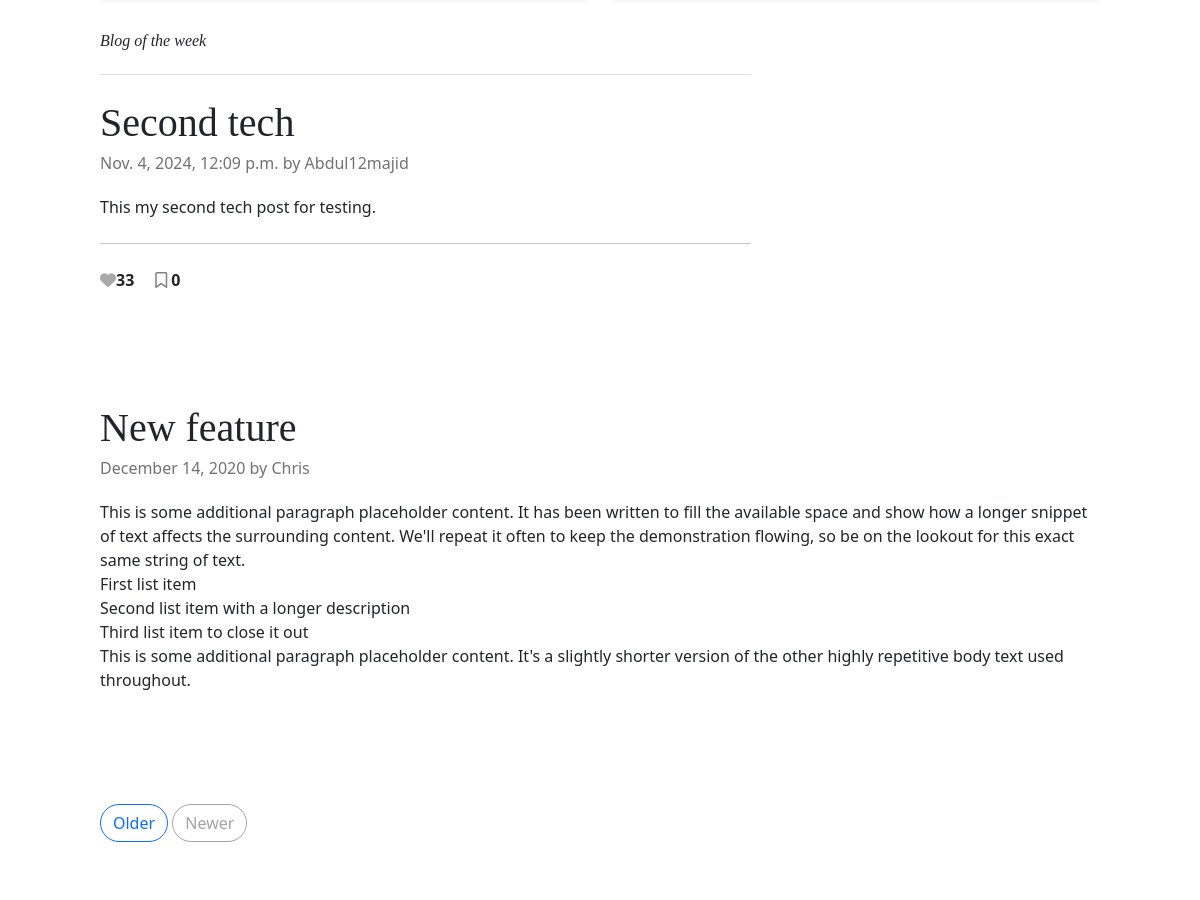
The app's page / (signed in, middle part), older data.
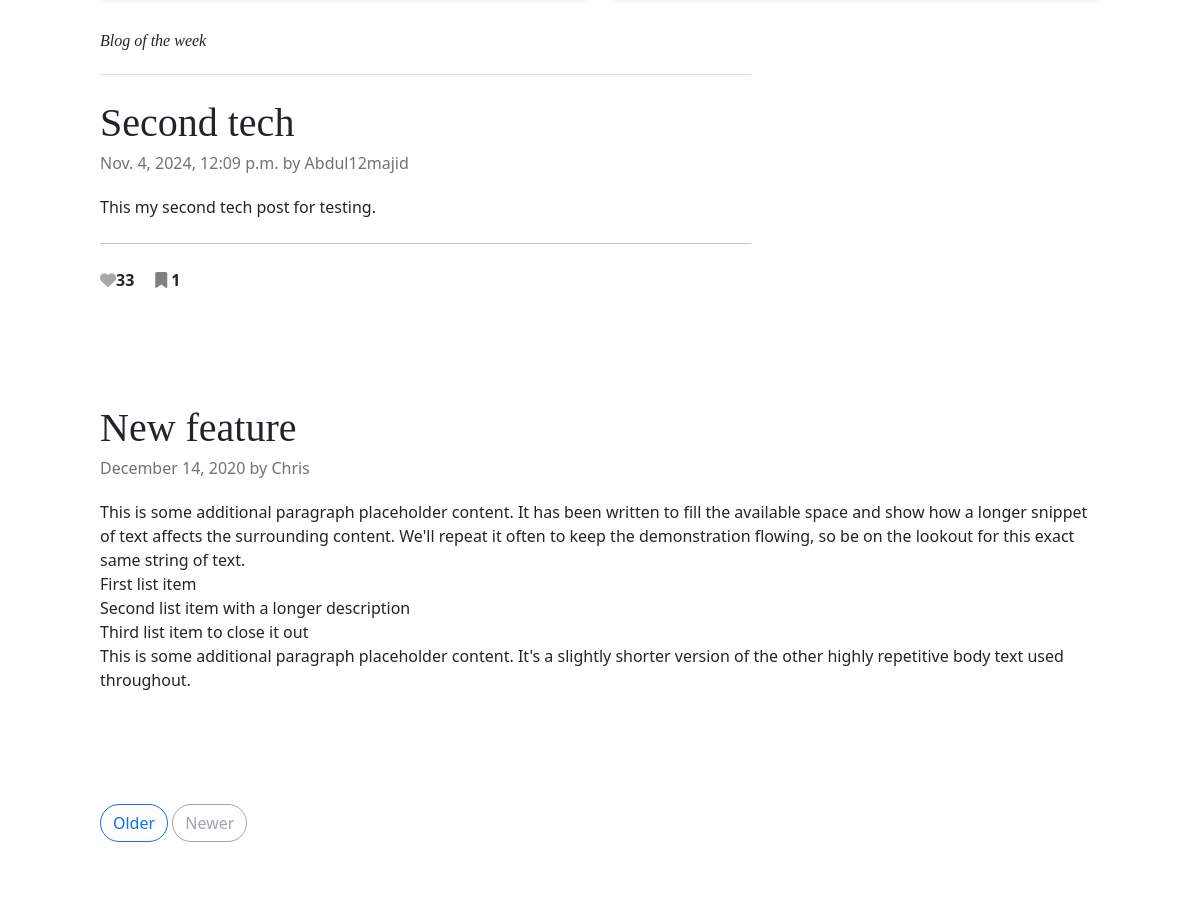
The same page, newer data.
### blog_app/models.py (models this page shows, shortened)
class Post(models.Model):
	id = models.UUIDField(primary_key=True, default=uuid.uuid4, editable=False)
	title = models.CharField(max_length=200)
	slug = models.SlugField(max_length=200, unique=True)
	author = models.ForeignKey(User, on_delete=models.CASCADE)
	content = models.TextField()
	created_at = models.DateTimeField(auto_now_add=True)
	updated_at = models.DateTimeField(auto_now=True)
	likes = models.IntegerField(default=0)
	bookmarks = models.IntegerField(default=0)
	categories = models.ForeignKey(Category, on_delete=models.CASCADE)
	is_published = models.BooleanField(default=True)
	def short_content(self):
		words = self.content.split()[:5]
		return ' '.join(words) + '...' if len(words) == 5 else ' '.join(words)

### blog_app/views.py (the view, shortened to what this page needs)
# urls.py: path('', views.index, name="index"),
def index(request):
	if request.user.is_authenticated:
		user_profile = request.user.profile
		saved_post = user_profile.bookmarked.all()
		most_liked_post = Post.objects.order_by('-likes').first()
		user_profile = request.user.profile
		liked_post = user_profile.liked_post.all()
		top_three_posts = Post.objects.order_by('-likes')[:3]
		second_most_liked_post = top_three_posts[1] if len(top_three_posts) > 1 else None
		third_most_liked_post = top_three_posts[2] if len(top_three_posts) > 2 else None
		context = {
			'most_liked_post':most_liked_post,
			'second_most_liked_post':second_most_liked_post,
			'third_most_liked_post':third_most_liked_post,
			'liked_post':liked_post,
			'saved_post':saved_post,
		}
		return render(request, 'index.html', context)

### htmx_app/urls.py (called while the page is built)
    def to_url(self, value):
        return str(value)

### blog_app/templates/index.html (shortened to what this page needs)
{% extends 'base.html' %}
  {% block content %}
  <div class="row mb-2">
    <div class="col-md-6">
    </div>
    <div class="col-md-6">
    </div>
  </div>
  <div class="row g-5">
    <div class="col-md-8">
      <h3 class="pb-4 mb-4 fst-italic border-bottom">
        Blog of the week
      </h3>
      <article class="blog-post">
        <h2 class="blog-post-title">{{ most_liked_post.title }}</h2>
        <p class="blog-post-meta">{{ most_liked_post.created_at }} by <a href="#">{{ most_liked_post.author.username }}</a></p>
        <p>{{ most_liked_post.content }}.</p></br>
        <hr></br>
        {% if user.is_authenticated %}
            <div id="like_id">
            {% if most_liked_post in liked_post  %}
                <i hx-post="{% url 'like_count2' most_liked_post.id %}" hx-target="#like_id" hx-swap="innerhtml" class="fa-solid fa-heart" style="color:darkgrey;"></i><b>{{ most_liked_post.likes }}</b>
            {% else %}
                <i hx-post="{% url 'like_count2' most_liked_post.id %}" hx-target="#like_id" hx-swap="innerhtml" class="fa fa-heart-o" style="color:darkgrey;"></i><b>{{ most_liked_post.likes }}</b>
            {% endif %}
            {% if most_liked_post in saved_post %}
              &nbsp; &nbsp; <i hx-post="{% url 'bookmark' most_liked_post.id %}" hx-target="#like_id" hx-swap="innerhtml" class="fa fa-bookmark" style="color:grey;"></i>&nbsp;<b>{{ most_liked_post.bookmarks }}</b>
              {% else %}
              &nbsp; &nbsp; <i hx-post="{% url 'bookmark' most_liked_post.id %}" hx-target="#like_id" hx-swap="innerhtml" class="fa fa-bookmark-o" style="color:grey;"></i>&nbsp;<b>{{ most_liked_post.bookmarks }}</b>
            {% endif %}
            </div>
        {% else %}
            <div id="like_id">
            <b>{{ most_liked_post.likes }} Likes</b>
        {% endif %}
            </div>
      <article class="blog-post">
        <h2 class="blog-post-title">New feature</h2>
        <p class="blog-post-meta">December 14, 2020 by <a href="#">Chris</a></p>
        <p>This is some additional paragraph placeholder content. It has been written to fill the available space and show how a longer snippet of text affects the surrounding content. We'll repeat it often to keep the demonstration flowing, so be on the lookout for this exact same string of text.</p>
        <ul>
          <li>First list item</li>
          <li>Second list item with a longer description</li>
          <li>Third list item to close it out</li>
        </ul>
        <p>This is some additional paragraph placeholder content. It's a slightly shorter version of the other highly repetitive body text used throughout.</p>
      </article>
      <nav class="blog-pagination" aria-label="Pagination">
        <a class="btn btn-outline-primary" href="#">Older</a>
        <a class="btn btn-outline-secondary disabled" href="#" tabindex="-1" aria-disabled="true">Newer</a>
      </nav>
    </div>
{% endblock %}

Row changes from the older to the newer data that the page shows:
changed Post "Second tech": bookmarks "0" → "1"
